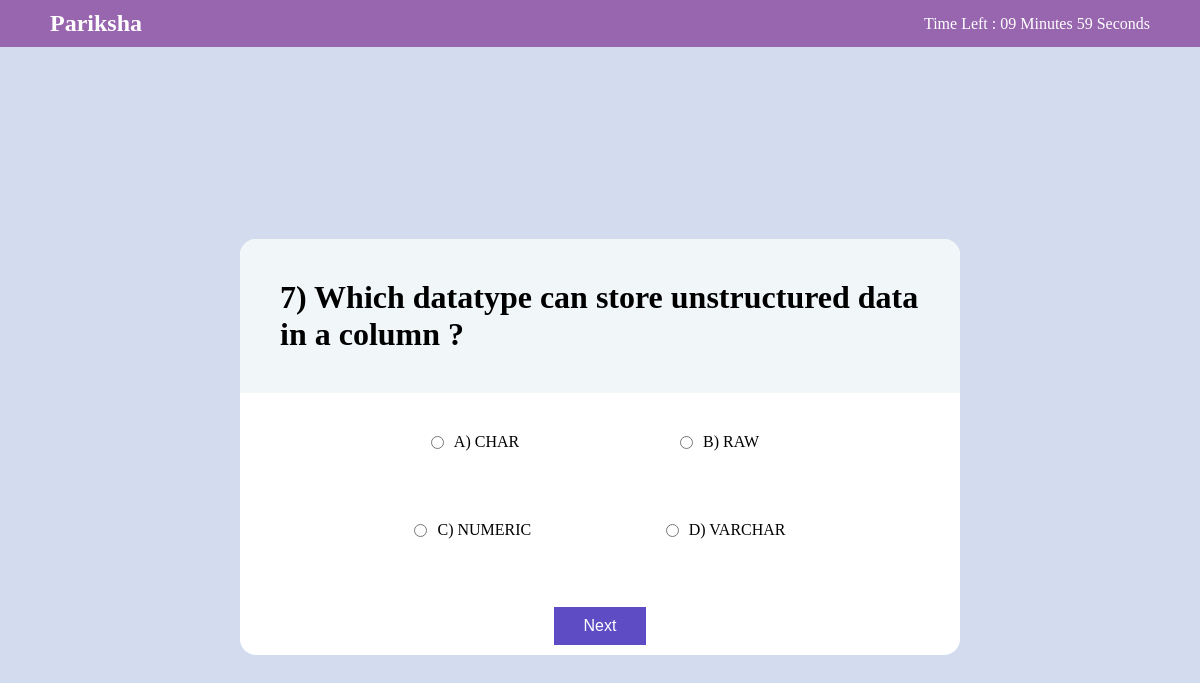
/qn/?page=6, run on an earlier commit of the app's database.
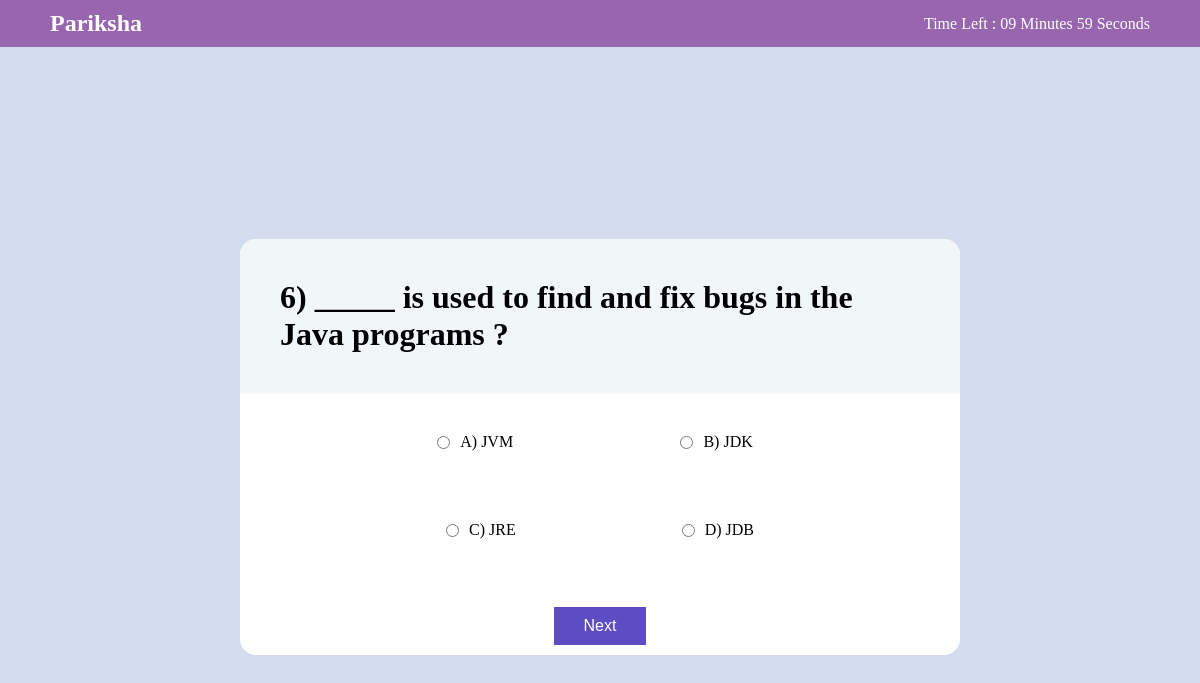
And on a later commit of the database.
### Examapp/models.py (models this page shows)
class Question(models.Model):
    qid=models.CharField(max_length= 255,null='false')
    question=models.CharField(max_length= 255,null='false')
    option1=models.CharField(max_length=255,null='false')
    option2=models.CharField(max_length=255,null='false')
    option3=models.CharField(max_length=255,null='false')
    option4=models.CharField(max_length=255,null='false')
    correctans=models.CharField(max_length=255,null='false')

### Examapp/views.py (the view)
# urls.py: path('qn/',views.qn,name='qn'),
def qn(request):
    qus = Question.objects.all()
    paginator = Paginator(qus,1)
    try:
        page= int(request.GET.get('page','1'))
    except:
        page = 1
    try:
        questions=paginator.page(page)
    except(EmptyPage,InvalidPage):
        questions=paginator.page(paginator.num_pages)
    return render(request,"index.html",{"qus":qus,'questions':questions})

### templates/index.html (shortened to what this page needs)
<!DOCTYPE html>
<html lang="en">
<head>
    <link rel="stylesheet" href="/static/exam.css" />
    {% load static%}
</head>
<body>
    <nav>
        <div class="logo">
            <h1 style="font-family: cursive;">Pariksha</h1>
        </div>
        <div id="total-time-left" align="center"> </div>
    </nav>
    <div class="container">
        <div class="card">
            {% for i in questions %}
            <div class="question">
                <h1>
                    {{i.qid}}) {{i.question}} ?
                </h1>
            </div>
            <form action="/qn?name=">
                <div class="answer">
                    <div class="row">
                        <div class="option">
                            <input type="radio" id="myRadio1" class="rb" name="name" id="Option1" value="{{i.option1}}"> A)
                            {{i.option1}}</p>
                        </div>
                        <div class="option">
                            <input type="radio" id="myRadio2" class="rb" name="name" id="Option2" value="{{i.option2}}"> B)
                            {{i.option2}}</p>
                        </div>
                    </div>
                    <div class="row">
                        <div class="option">
                            <input type="radio" id="myRadio3" class="rb" name="name" id="Option3" value="{{i.option3}}"> C)
                            {{i.option3}}
                        </div>
                        <div class="option">
                            <input type="radio" id="myRadio4" class="rb" name="name" id="Option4" value="{{i.option4}}"> D)
                            {{i.option4}}
                        </div>
                    </div>
                </div>
                 <br>
        </form>
{% endfor %}
 <div class="row">
                {% if questions.has_next %}
                <a href="?page={{questions.next_page_number}}">
                        <button id="save_ans" >
                        Next
                    </button> </a>
                {%else%}
                <a href="/result/">
                    <button id="submitans">
                        Submit Answer
                    </button> </a>
                {%endif%}
            </div>
        </div>
    </div>
</body>
</html>

What changed in the data, as far as the page shows it:
no longer on this page (row edited): Question: qid "7", question "Which datatype can store unstructured data in a column", option1 "CHAR", option2 "RAW", option3 "NUMERIC", option4 "VARCHAR"
now on this page (row edited): Question: qid "6", question "_____ is used to find and fix bugs in the Java programs", option1 "JVM", option2 "JDK", option3 "JRE", option4 "JDB"
